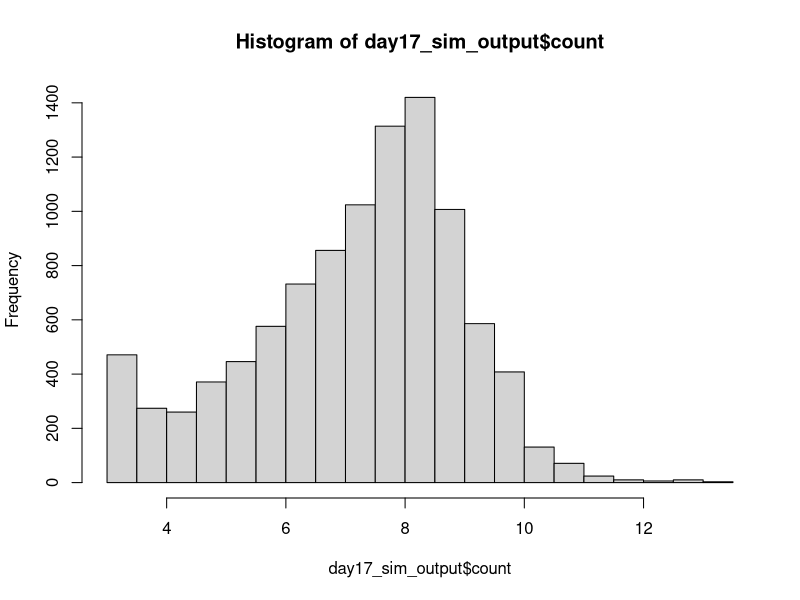
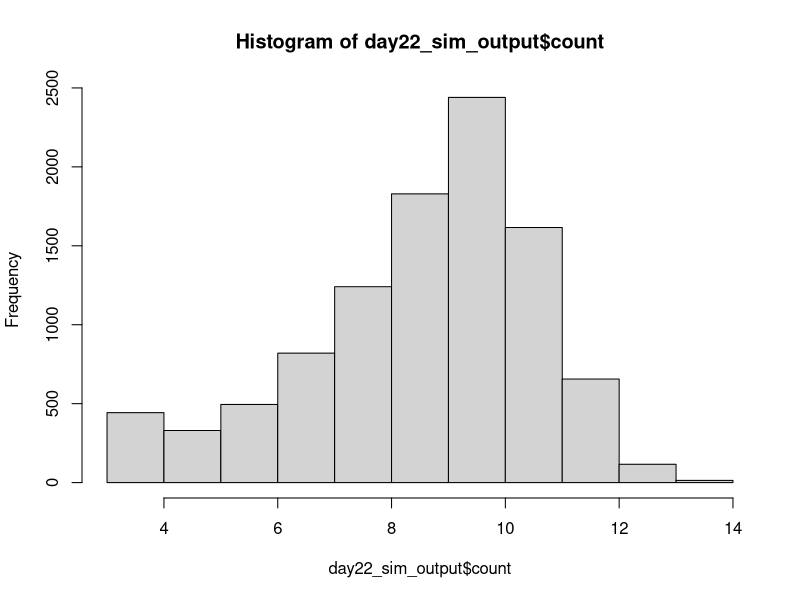

Here is the R script that generated these plots, in order: (Note: this script raises an error after producing the figures.)
## ---------------------------Title---------------------------------------------
# CIDA Shelf Life Model

## ---------------------------Description---------------------------------------
# Project: CIDA Spinach 

# Description: 

## ---------------------------Packages------------------------------------------

#   Loading packages
library(dplyr); library(MASS); library(VGAM)

## ---------------------------Seed----------------------------------------------

#Set seed
set.seed(1)

## ---------------------------Inputs--------------------------------------------

#Load in data

strain_param <- read.csv("primary_model_parameters_strain_by_rep_2022_08_26.csv", header = TRUE)
apc_param <- read.csv("primary_model_parameters_apc_by_rep_2022_09_01.csv", header = TRUE)

mumax_secon <- read.csv("secondary_model_mumax_strain_by_rep_2022-09-01.csv", header = TRUE)
lag_secon <- read.csv("secondary_model_lag_strain_by_rep_2022_09_01.csv", header = TRUE)
lag_apc_secon <- read.csv("secondary_model_lag_apc_by_rep2022_09_01.csv", header = TRUE)

initial_count <- read.csv("initial_distribution_2022_08_24.csv", header = TRUE)
st_frequency <- read.csv("st_frequency_2022_05_18.csv", header = TRUE)

#Change strain parameters to lowercase 
strain_param$isolate <- tolower(strain_param$isolate)
apc_param$isolate <- tolower(apc_param$isolate)

mumax_secon$isolate <- tolower(mumax_secon$isolate)
lag_secon$isolate <- tolower(lag_secon$isolate)

#Initial Count Distribution: Log transforming initial count, and fitting a normal distribution to the data
initial_count_dist <- function(n){
  ans <- runif(n, min = initial_count$min, max = initial_count$max)
  return(ans)
}

#ST Distribution
isolates <- st_frequency$cida_isolates
st_prev <- st_frequency$frequency

st_dist <- function(n) {
ans <- sample(isolates, size = n, prob = st_prev, replace = T)
return(ans)
}

#Storage Temperature Distribution
temp_location <- 4
temp_shape <- 2.31

temp_dist <- function(n) {
  ans <- rlaplace(n, temp_location, temp_shape)
  for(i in 1:n)
  while (ans[i] < 0 | ans[i] > 10) {
    ans[i] <- rlaplace(1, temp_location, temp_shape)
  }
  return(ans)
}

#Primary Growth Models 


#Baranyi
baranyi <- function(day, log10n0, log10nmax, mumax, lag){
  log10n <- log10nmax + log10((-1 + exp(mumax * lag) + exp(mumax * day))/(exp(mumax * day) - 1 + exp(mumax * lag) * 10^(log10nmax - log10n0)))
}

#Baranyi without lag
baranyi_no_lag <- function(day, log10n0, log10nmax, mumax){
  log10n <- log10nmax - log10(1 + (10^(log10nmax - log10n0) - 1) * exp(-mumax * day))
}

#Buchanan
buchanan <- function(day, log10n0, log10nmax, mumax, lag){
  log10n <- log10n0 + (day >= lag) * (day <= (lag + (log10nmax - log10n0) * log(10) / mumax)) * mumax * (day - lag) / log(10) + (day >= lag) * (day>(lag + (log10nmax - log10n0) * log(10) / mumax)) * (log10nmax - log10n0)
}

#Buchanan without lag
buchanan_no_lag <- function(day, log10n0, log10nmax, mumax){
  log10n <- log10n0 + (day <= ((log10nmax - log10n0) * log(10) / mumax)) * mumax * day / log(10) + (day > ((log10nmax - log10n0) * log(10) / mumax)) * (log10nmax - log10n0)
}

#Gompertz
gompertz <- function(day, log10n0, log10nmax, mumax, lag){
  log10n <- log10n0 + (log10nmax - log10n0) * exp(-exp(mumax * exp(1) * (lag - day) / ((log10nmax - log10n0) * log(10)) + 1))
}


log10N_with_lag <- function(day, log10n0, log10nmax, mumax, lag, model) {
  ans <- numeric(length = length(day))
  for(i in seq_along(day)){
    if (model[i] == "baranyi") {
      ans[i] <- baranyi(day[i], log10n0[i], log10nmax[i], mumax[i], lag[i])
    }
    else if(model[i] == 'buchanan') {
      ans[i] <- buchanan(day[i], log10n0[i], log10nmax[i], mumax[i], lag[i])
    }
    else if(model[i] == "gompertz"){
      ans[i] <- gompertz(day[i], log10n0[i], log10nmax[i], mumax[i], lag[i])
    } 
    else{
      stop(paste0(model, " is not a valid model name. Must be one of Buchanan, Baranyi, Gompertz."))
    }
  }
  return(ans)
  
}

log10N_without_lag <- function(day, log10n0, log10nmax, mumax, model) {
  ans <- numeric(length = length(day))
  for(i in seq_along(day)){
    if (model[i] == "baranyi_no_lag") {
      ans[i] <- baranyi_no_lag(day[i], log10n0[i], log10nmax[i], mumax[i])
    }
    else if(model[i] == 'buchanan_no_lag') {
      ans[i] <- buchanan_no_lag(day[i], log10n0[i], log10nmax[i], mumax[i])
    }
    else{
      stop(paste0(model, " is not a valid model name. Must be one of Buchanan, Baranyi, Gompertz."))
    }
  }
  return(ans)
  
}

#Secondary model 

NewMu <- function(temp, b, temp_min) {
  sqrt_mu <- b*(temp - temp_min)
  ans <- sqrt_mu^2
  return(ans)
}

NewLag <- function(temp, b, temp_min) {
  sqrt_lag <- b*(temp - temp_min)
  ans <- sqrt_lag^2
  return(ans)
}

## ---------------------------Simulation Overview-------------------------------

n_packages <- 10000
n_sim <- n_packages
n_day <- 22

## ---------------Assigning Model Inputs----------------------------------------

#Assigning initial count, ST and temperature to each package
packages_sim <- data.frame(matrix(, nrow = n_sim, ncol = 9))
colnames(packages_sim) <- c("package", "initial_count", "storage_temp", "isolate", "isolate_rep", "model", "lag", "mu", "nmax")

packages_sim$package <- rep(1:n_packages)
packages_sim$initial_count <- initial_count_dist(n_sim)
packages_sim$storage_temp <- temp_dist(n_sim)
packages_sim$isolate <- st_dist(n_sim)
packages_sim$isolate_rep <- sample(1:3, n_sim, replace = TRUE)

#Assigning a growth model to each package. The selected model will be the best fitting model at 6˚C 
for(i in 1:n_sim){
  strain_index <- which(packages_sim$isolate[i] == strain_param$isolate & packages_sim$isolate_rep[i] == strain_param$rep & 6 == strain_param$temp)
  packages_sim$model[i] <- strain_param$model_type[strain_index]
}

#Assign lag to each package

for(i in 1:n_sim){
  rep <- packages_sim$isolate_rep[i]
  if(packages_sim$isolate[i] == "s12-0180"){
    rep <- sample(c(1, 3), 1, replace = TRUE)
  } else if (packages_sim$isolate[i] == "s12-0184"){
    rep <- 1
  } else if (packages_sim$isolate[i] == "s12-0132"){
    rep <- 3
  }  else {
    rep <- rep
  }
  apc_lag <- 0
  strain_index <- which(packages_sim$isolate[i] == lag_secon$isolate & rep == lag_secon$rep)
  strain_lag <- NewLag(packages_sim$storage_temp[i], lag_secon$b_mu[strain_index], lag_secon$temp_min_mu[strain_index])
  strain_lag <- ifelse(packages_sim$isolate[i] == "s12-0166", 0, strain_lag)
  packages_sim$lag[i] <- runif(n = 1, min = min(strain_lag, apc_lag), max = max(strain_lag, apc_lag))
  packages_sim$lag[i] <- packages_sim$lag[i]
}

packages_sim$lag <- ifelse(packages_sim$model %in% c("baranyi_no_lag", "buchanan_no_lag"), NA, packages_sim$lag)

#Assign mumax to each package
for(i in 1:n_sim){
  rep <- ifelse(packages_sim$isolate[i] == "s12-0141", 1, packages_sim$isolate_rep[i])
  strain_index <- which(packages_sim$isolate[i] == mumax_secon$isolate & rep == mumax_secon$rep)
  package_mu <- NewMu(packages_sim$storage_temp[i], mumax_secon$b_mu[strain_index], mumax_secon$temp_min_mu[strain_index])
  packages_sim$mu[i] <- package_mu
}

#Assign nmax to each package
for(i in 1:n_sim){
  rep <- packages_sim$isolate_rep[i]
strain_index <- which(packages_sim$isolate[i] == strain_param$isolate & rep == strain_param$rep & 6 == strain_param$temp)
apc_index <- which(packages_sim$isolate[i] == apc_param$isolate & rep == apc_param$rep & 6 == apc_param$temp)
strain_nmax <- strain_param$nmax[strain_index]
apc_nmax <- apc_param$nmax[strain_index]
packages_sim$nmax[i] <- runif(n = 1, strain_nmax, apc_nmax)
packages_sim$nmax[i] <- packages_sim$nmax[i]*1.4
}

## ----------------Assessing Growth Over Shelf Life-----------------------------

models_with_lag <- c("baranyi", "buchanan", "gompertz")

shelf_life_sim <- packages_sim[rep(seq_len(nrow(packages_sim)), each = 22), ]
rownames(shelf_life_sim) <- 1:nrow(shelf_life_sim)
shelf_life_sim["day"] <- rep(1:n_day, times = n_sim)
shelf_life_sim["count"] <- NA

shelf_life_sim[is.na(shelf_life_sim$lag), ] <- shelf_life_sim[is.na(shelf_life_sim$lag), ] %>% 
  mutate(count = log10N_without_lag(day, initial_count, nmax, mu, model))

shelf_life_sim[!is.na(shelf_life_sim$lag), ] <- shelf_life_sim[!is.na(shelf_life_sim$lag), ] %>% 
  mutate(count = log10N_with_lag(day, initial_count, nmax, mu, lag, model))

## --------------------------------Plotting Outcome-----------------------------

day17_sim_output <- shelf_life_sim %>%
  filter(day == 17)

h17 <- hist(day17_sim_output$count)
h17


day22_sim_output <- shelf_life_sim %>%
  filter(day == 22)

h22 <- hist(day22_sim_output$count)
h22

## --------------------------------Threshold------------------------------------

sa_temp <- shelf_life_sim %>%
  group_by(day) %>%
  summarise(prop_fail = sum(count > 7.6)/n_packages) %>%
  mutate(adj = 1.4) %>%
  mutate(param = "nmax")

## --------------------------------Export---------------------------------------

date <- Sys.Date()
date <- gsub("-", "_", date)
file_name <- paste0("output/sa_nmax_", date,".csv")
  
write.table(sa_temp, file_name, sep = ",", col.names = !file.exists(file_name), append = T, row.names = FALSE)
